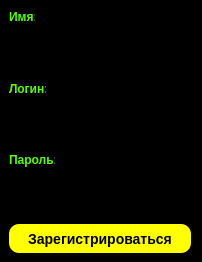
<?xml version="1.0" encoding="UTF-8"?>
<ui version="4.0">
 <class>Registration</class>
 <widget class="QWidget" name="Registration">
  <property name="geometry">
   <rect>
    <x>0</x>
    <y>0</y>
    <width>202</width>
    <height>262</height>
   </rect>
  </property>
  <property name="windowTitle">
   <string>Registration</string>
  </property>
  <property name="styleSheet">
   <string notr="true">background: rgb(0, 0, 0)</string>
  </property>
  <widget class="QPushButton" name="pushButton">
   <property name="geometry">
    <rect>
     <x>9</x>
     <y>224</y>
     <width>182</width>
     <height>29</height>
    </rect>
   </property>
   <property name="styleSheet">
    <string notr="true">QPushButton {background-color: rgb(255, 255, 0);
     border-style: outset;
     border-radius: 10px;
     border-color: beige;
     font: bold 14px;
     min-width: 10em;
     padding: 6px;}
QPushButton::hover{background-color: rgb(217, 217, 0)}
QPushButton::pressed{background-color: rgb(181, 181, 0)}</string>
   </property>
   <property name="text">
    <string>Зарегистрироваться</string>
   </property>
  </widget>
  <widget class="QLineEdit" name="lineEdit">
   <property name="geometry">
    <rect>
     <x>9</x>
     <y>55</y>
     <width>181</width>
     <height>20</height>
    </rect>
   </property>
   <property name="styleSheet">
    <string notr="true">QLineEdit {color: rgb(85, 255, 0);
			 font: bold;			}</string>
   </property>
  </widget>
  <widget class="QLineEdit" name="lineEdit_2">
   <property name="geometry">
    <rect>
     <x>9</x>
     <y>126</y>
     <width>181</width>
     <height>20</height>
    </rect>
   </property>
   <property name="styleSheet">
    <string notr="true">QLineEdit {color: rgb(85, 255, 0);
			 font: bold;			}</string>
   </property>
  </widget>
  <widget class="QLineEdit" name="lineEdit_3">
   <property name="geometry">
    <rect>
     <x>9</x>
     <y>198</y>
     <width>181</width>
     <height>20</height>
    </rect>
   </property>
   <property name="styleSheet">
    <string notr="true">QLineEdit {color: rgb(85, 255, 0);
			 font: bold;			}</string>
   </property>
  </widget>
  <widget class="QLabel" name="label">
   <property name="geometry">
    <rect>
     <x>9</x>
     <y>9</y>
     <width>26</width>
     <height>16</height>
    </rect>
   </property>
   <property name="styleSheet">
    <string notr="true">QLabel {color: rgb(85, 255, 0);
			 font: bold;			}</string>
   </property>
   <property name="text">
    <string>Имя:</string>
   </property>
  </widget>
  <widget class="QLabel" name="label_2">
   <property name="geometry">
    <rect>
     <x>9</x>
     <y>81</y>
     <width>37</width>
     <height>16</height>
    </rect>
   </property>
   <property name="styleSheet">
    <string notr="true">QLabel {color: rgb(85, 255, 0);
			 font: bold;			}</string>
   </property>
   <property name="text">
    <string>Логин:</string>
   </property>
  </widget>
  <widget class="QLabel" name="label_3">
   <property name="geometry">
    <rect>
     <x>9</x>
     <y>152</y>
     <width>46</width>
     <height>16</height>
    </rect>
   </property>
   <property name="styleSheet">
    <string notr="true">QLabel {color: rgb(85, 255, 0);
			 font: bold;			}</string>
   </property>
   <property name="text">
    <string>Пароль:</string>
   </property>
  </widget>
 </widget>
 <resources/>
 <connections/>
</ui>
